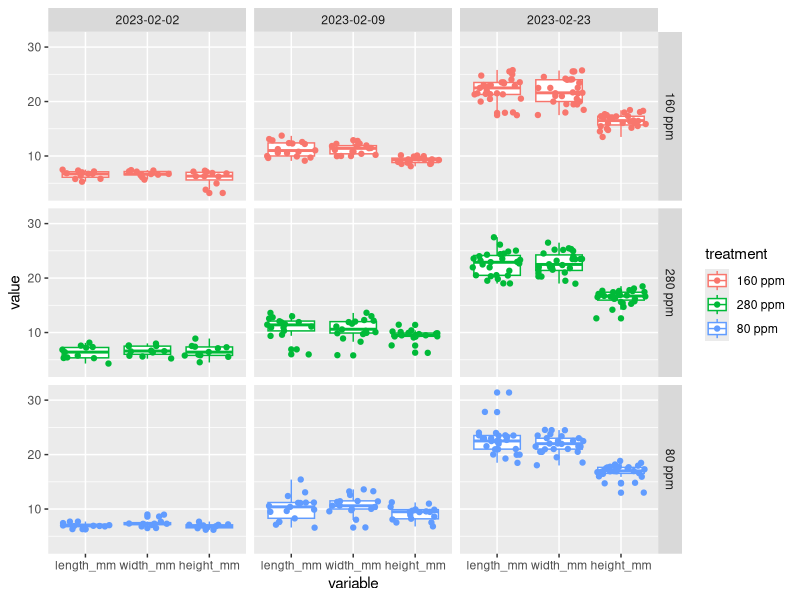
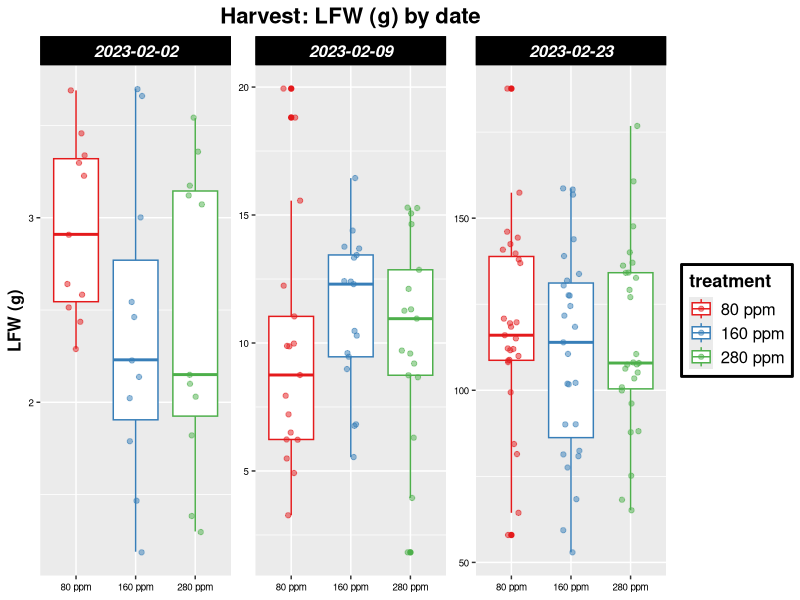
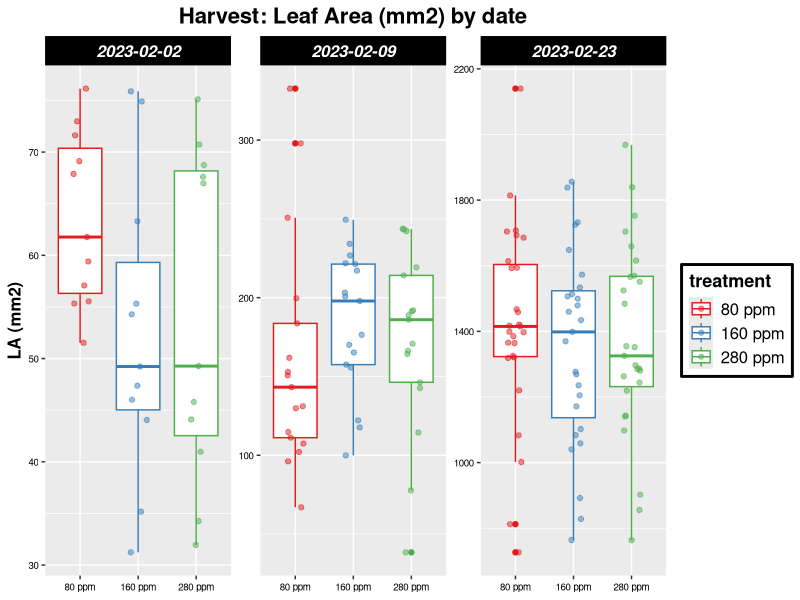

Generate these figures, in order, with R: (Note: this script raises an error after producing the figures.)
library(tidyverse)
library(dplyr)
library(readxl)
library(ggridges)
library(reshape2)
library(lubridate)
library(RColorBrewer)
library(corrplot)
library(GGally)

# Create box plots for each date comparing data distribution for each tray. 

raw_data <- read.csv("harvest_complete.csv")
raw_data$date <- dmy(raw_data$date)
raw_data$treatment <-as.factor(with(raw_data, ifelse(tray_id == '1', '280 ppm',
                                                     ifelse(tray_id == 2, '160 ppm', '80 ppm'))))

biomass_data<- raw_data %>% dplyr::select(1,7,8,9,25)
manual_data <- raw_data %>% dplyr::select(1,3,10:12,25)
colnames(manual_data)
# Convert the raw data to a new data set where measuring variable names are included in a column.
# melt creates variable and values columns. Strings inside measure.vars taken as variable factor for variable.  

manual_reshape <- melt(manual_data, 
                    measure.vars = c("length_mm","width_mm","height_mm"))


manual_reshape %>% ggplot(aes(variable,value,color = treatment)) +
  geom_boxplot()+
  geom_jitter()+
  facet_grid(treatment~date)

# Part 2:  Population Information / Data Distribution
## Create a  box-plot across harvest dates showing distribution for each tray.   

## BOXPLOTS FOR LEAF FRESH WEIGHT COMPARISON
biomass_data %>% 
  mutate(treatment = fct_relevel(treatment,'80 ppm', '160 ppm', '280 ppm')) %>%
  ggplot(aes(treatment,LFW_g,color = treatment)) +
  geom_boxplot()+
  geom_jitter(width=0.15, alpha=0.5)+
  facet_wrap(~date, scales = 'free') +
  scale_color_brewer(palette = "Set1") + 
  theme(plot.title = element_text(size=16,hjust = 0.5, face="bold"),
        axis.text = element_text(size = 7,color="black"),
        axis.title.x = element_text(size=12,face="bold"),
        axis.title = element_text(size = 12, face="bold"),
        legend.position = "right",
        legend.background = element_rect(fill="white",
                                         size=1, linetype="solid", 
                                         colour ="black"),
        legend.text = element_text(size = 12),
        legend.title = element_text(size = 13,
                                    face = "bold"),
        strip.background = element_rect(color="black", fill="black", 
                                        size=1.5, linetype="solid"),
        strip.text.x = element_text(
          size = 12, color = "white", face = "bold.italic"))+
  labs(title="Harvest: LFW (g) by date ",
       fill="Tray",
       caption=NULL,
       x=NULL,
       y="LFW (g)")

## BOXPLOTS FOR LEAF AREA COMPARISON
biomass_data %>% 
  mutate(treatment = fct_relevel(treatment,'80 ppm', '160 ppm', '280 ppm')) %>%
  ggplot(aes(treatment,LA_mm2,color = treatment)) +
  geom_boxplot()+
  geom_jitter(width=0.15, alpha=0.5)+
  facet_wrap(~date, scales = 'free') +
  scale_color_brewer(palette = "Set1") + 
  theme(plot.title = element_text(size=16,hjust = 0.5, face="bold"),
        axis.text = element_text(size = 7,color="black"),
        axis.title.x = element_text(size=12,face="bold"),
        axis.title = element_text(size = 12, face="bold"),
        legend.position = "right",
        legend.background = element_rect(fill="white",
                                         size=1, linetype="solid", 
                                         colour ="black"),
        legend.text = element_text(size = 12),
        legend.title = element_text(size = 13,
                                    face = "bold"),
        strip.background = element_rect(color="black", fill="black", 
                                        size=1.5, linetype="solid"),
        strip.text.x = element_text(
          size = 12, color = "white", face = "bold.italic"))+
  labs(title="Harvest: Leaf Area (mm2) by date ",
       fill="Tray",
       caption=NULL,
       x=NULL,
       y="LA (mm2)")




# Timeline for mean values 
mean_values <- biomass_data %>% group_by(date,tray_id,treatment) %>%
  summarise(avg_LFW_g = mean(LFW_g),
            std_LFW_g = sd(LFW_g))

mean_values %>% mutate(treatment = fct_relevel(treatment,'80 ppm', '160 ppm', '280 ppm')) %>% 
  ggplot(aes(treatment,avg_LFW_g, fill = tray_id)) +
  geom_col()+
  geom_errorbar(aes(ymin = avg_LFW_g - std_LFW_g,
                    ymax = avg_LFW_g + std_LFW_g),width=0.3)+
  facet_wrap(~date, scales = 'free') +
  scale_fill_brewer(palette = "Set1")


# Boxplot for each  response variables: manual measurements (labels)
biomass_reshape <- melt(biomass_data, 
                    measure.vars = c("LFW_g", "LDW_g", "LA_mm2"))


biomass_reshape %>% 
  #mutate(treatment = fct_relevel(treatment,'80 ppm', '160 ppm', '280 ppm')) %>%
  mutate(harvest= as.factor(with(biomass_reshape, ifelse(date == '2023-02-02', 'H1',
                                               ifelse(date == '2023-02-09', 'H2', 'H3'))))) %>% 
  ggplot(aes(harvest,value,color = harvest)) +
  #geom_boxplot()+
  geom_jitter(width=0.15, alpha=0.5)+
  facet_wrap(variable~., scales = 'free') +
  scale_color_brewer(palette = "Set1") + 
  theme(plot.title = element_text(size=16,hjust = 0.5, face="bold"),
        axis.text = element_text(size = 7,color="black"),
        #axis.title.x = element_text(size=12,face="bold"),
        axis.title = element_text(size = 12, face="bold"),
        legend.position = "top",
        legend.background = element_rect(fill="white",
                                         size=1, linetype="solid", 
                                         colour ="black"),
        legend.text = element_text(size = 12),
        legend.title = element_text(size = 13,
                                    face = "bold"),
        strip.background = element_rect(color="black", fill="black", 
                                        size=1.5, linetype="solid"),
        strip.text.x = element_text(
          size = 12, color = "white", face = "bold.italic"))+
  labs(title="Biomass Acummulation Variables ",
       subtitle = "Manual measurements on each harvest day",
       color="Harvest Day",
       caption=NULL,
       x=NULL,
       y="Response Variable(g/g/mm2)")


# Leaf Fresh Weight datapoints per harvest day.
biomass_data %>% 
  #mutate(treatment = fct_relevel(treatment,'80 ppm', '160 ppm', '280 ppm')) %>%
  mutate(harvest= as.factor(with(biomass_data, ifelse(date == '2023-02-02', 'H1',
                                                         ifelse(date == '2023-02-09', 'H2', 'H3'))))) %>% 
  ggplot(aes(harvest,LFW_g,color = harvest)) +
  #geom_boxplot()+
  geom_jitter(width=0.15, alpha=0.5)+
  #facet_wrap(variable~., scales = 'free') +
  scale_color_brewer(palette = "Set1") + 
  theme(plot.title = element_text(size=16,hjust = 0.5, face="bold"),
        axis.text = element_text(size = 7,color="black"),
        #axis.title.x = element_text(size=12,face="bold"),
        axis.title = element_text(size = 12, face="bold"),
        legend.position = "top",
        legend.background = element_rect(fill="white",
                                         size=1, linetype="solid", 
                                         colour ="black"),
        legend.text = element_text(size = 12),
        legend.title = element_text(size = 13,
                                    face = "bold"),
        strip.background = element_rect(color="black", fill="black", 
                                        size=1.5, linetype="solid"),
        strip.text.x = element_text(
          size = 12, color = "white", face = "bold.italic"))+
  labs(title="Biomass Acummulation Variables ",
       subtitle = "Manual measurements on each harvest day",
       color="Harvest Day",
       caption=NULL,
       x=NULL,
       y="Leaf Fresh Weight (g)")


